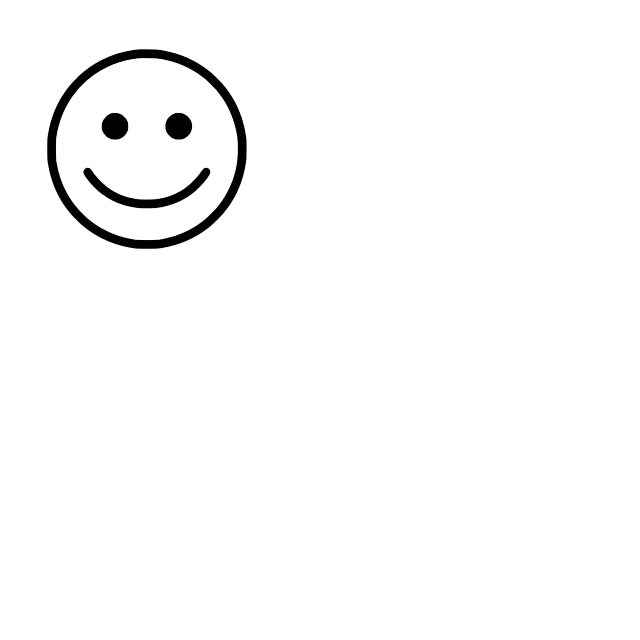
#> input picture week2/f(t).jpg, 640 x 640 px
$ jupyter execute frameMatching.ipynb
#> lines starting #> are read from the running program, lines starting #| are printed output that depends on the picture; after the words box and inside, x2 and y2 are one past the last pixel; in counts of white or black regions, pixels touching at a corner belong together
[cell 1]
import cv2
from matplotlib import pyplot as plt
import numpy as np

[cell 2]
def drawGrid(image):
    for i in range(0, 640, 64):
        image = cv2.line(image, (0, i), (640, i), (255, 0, 0), 1)
        image = cv2.line(image, (i, 0), (i, 640), (255, 0, 0), 1)
    return image

[cell 3]
def displayImages(images, names):
    fig = plt.figure(figsize=(10, 5), dpi=100)
    ax = []

    for index, image in enumerate(images):
        ax.append(fig.add_subplot(1, len(images), index + 1))
        ax[-1].set_title(names[index])
        plt.imshow(image, cmap='Greys_r')
    plt.show()

[cell 4]
f_t0 = cv2.cvtColor(cv2.imread('f(t).jpg'), cv2.COLOR_BGR2GRAY)
#> f_t0: shape (640, 640); min 0, max 255, mean 250.2
f_t1 = cv2.cvtColor(cv2.imread('f(t + 1).jpg'), cv2.COLOR_BGR2GRAY)
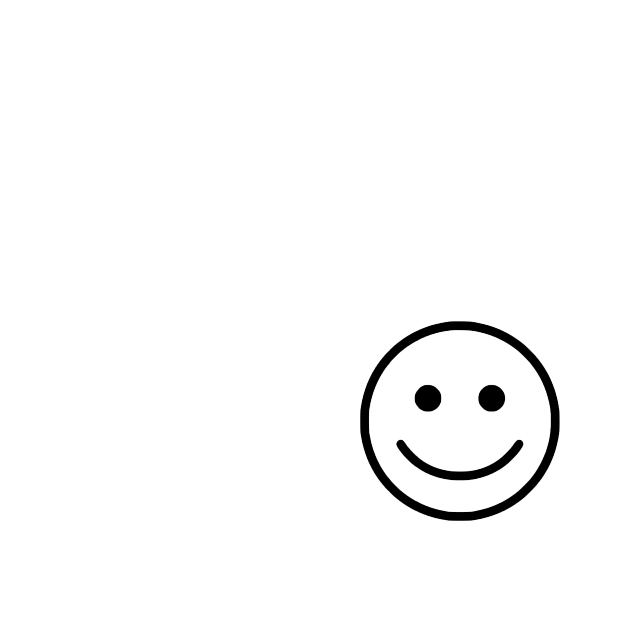
#> input picture week2/f(t + 1).jpg, 640 x 640 px
#> f_t1: shape (640, 640); min 0, max 255, mean 250.2
grid_f_t1 = drawGrid(cv2.imread('f(t + 1).jpg'))
#> the loop in drawGrid, `for i in range(0, 640, 64):` made 10 passes
#> i on passes 2 to 10: 64, 128, 192, 256, 320, 384, 448, 512, 576
#> pass 1, in drawGrid, `image = cv2.line(image, (i, 0), (i, 640), (255, 0, 0), 1)`:
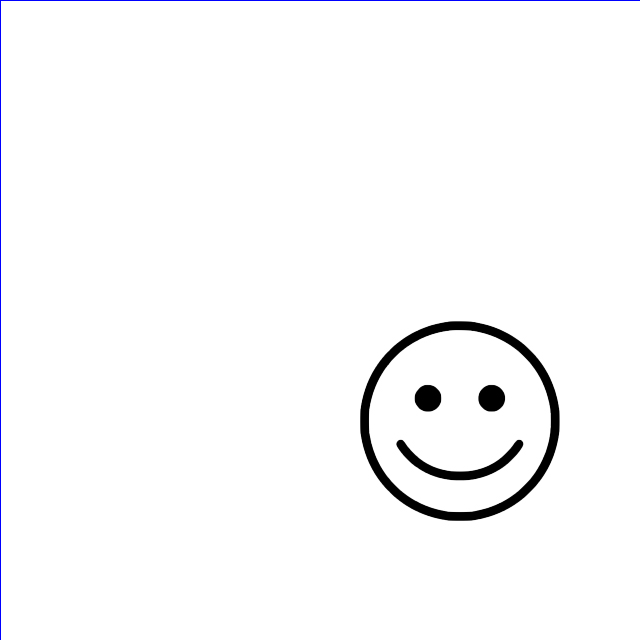
#> image: shape (640, 640, 3); mean B, G, R 250.2, 249.4, 249.4
#> pass 2, in drawGrid, `image = cv2.line(image, (0, i), (640, i), (255, 0, 0), 1)`:
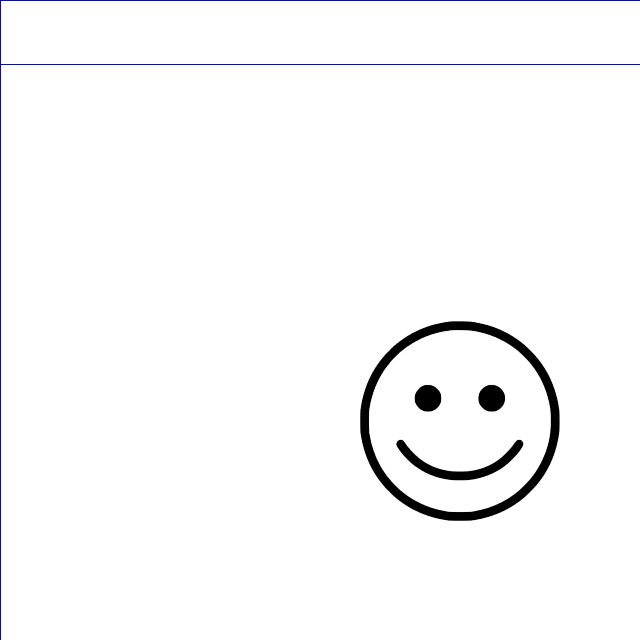
#> image: shape (640, 640, 3); 0.16% of pixels changed, all inside (x1, y1, x2, y2) = (1, 64, 640, 65)
#> pass 2, in drawGrid, `image = cv2.line(image, (i, 0), (i, 640), (255, 0, 0), 1)`:
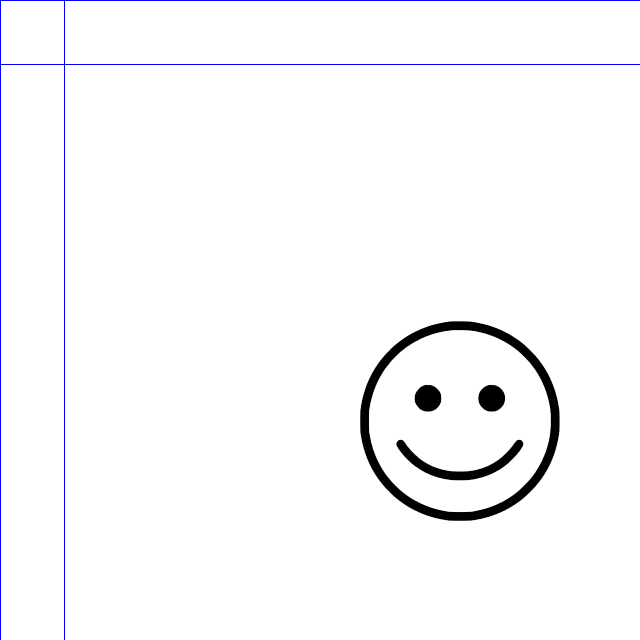
#> image: shape (640, 640, 3); 0.16% of pixels changed, all inside (x1, y1, x2, y2) = (64, 1, 65, 640)
#> after the loop in drawGrid, `for i in range(0, 640, 64):`:
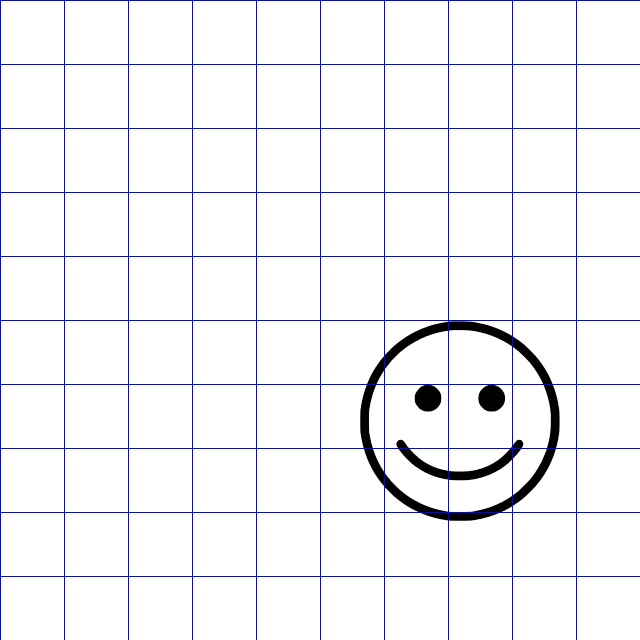
#> image: shape (640, 640, 3); 2.48% of pixels changed, all inside (x1, y1, x2, y2) = (1, 1, 640, 640)
displayImages([f_t0, f_t1, grid_f_t1], ["f(t)", "f(t + 1)", "grid(f(t + 1))"])
#> the loop in displayImages, `for index, image in enumerate(images):` made 3 passes
#> after the loop in displayImages, `for index, image in enumerate(images):`: ax = 3 items

[cell 5]
ROW_INDEX, COL_INDEX = 7, 7
frame = f_t1[64 * ROW_INDEX: 64 * ROW_INDEX + 64, 64 * COL_INDEX: 64 * COL_INDEX + 64]
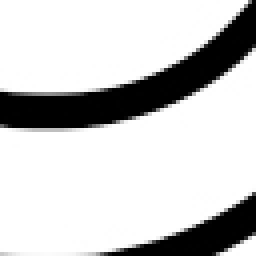
#> frame: shape (64, 64) (shown 4 times larger); min 0, max 255, mean 202.4
plt.imshow(frame, cmap='Greys_r')

[cell 6]
def template_matching(template, original):
    minSAD, resultX, resultY = 300 * 65 * 65, 0, 0
    for x in range(0, 640 - 64):
        for y in range(0, 640 - 64):
            SAD = np.sum(np.absolute(original[x: x + 64, y: y + 64] - template))
            if minSAD > SAD:
                minSAD, resultX, resultY = SAD, x, y
#> after the loop, minSAD = 57142; resultX = 176; resultY = 135
    return minSAD, resultX, resultY

[cell 7]
minSAD, x, y = template_matching(frame, f_t0)
#> minSAD = 57142; x = 176; y = 135
result = cv2.rectangle(cv2.imread('f(t).jpg'), (y, x), (y + 64, x + 64), (255, 0, 0), 3)
displayImages([frame, result], ["frame", "original position"])
#> the loop in displayImages (call 2), `for index, image in enumerate(images):` made 2 passes
